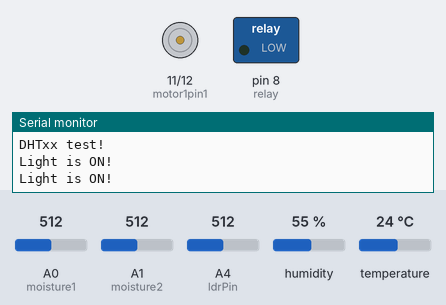
Bench run of a sketch on a simulated Arduino Uno, built with avr-gcc and run on an emulated ATmega328P. Shown: motor-driver pin pairs drawn as motors (green arrow = first pin HIGH = forward, orange = second pin HIGH = backward, longer = more drive, scaled by the enable pin), switched loads named in the sketch (green lamp = pin HIGH), the last lines printed to the serial monitor. The test bench sets the inputs (shaded band); at power-on: temperature 24 °C, A4 (ldrPin) = 512, A0 (moisture1) = 512, A1 (moisture2) = 512, humidity 55 %.

Above: at 3.8 s.
3.9 s: temperature set to 29 °C
10.2 s: temperature set to 32 °C
At 15.7 s:
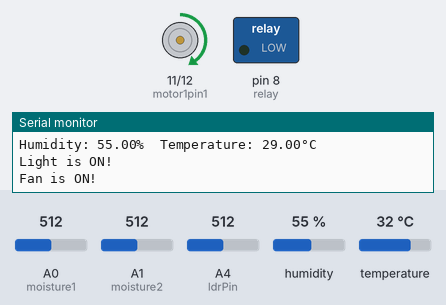
16.6 s: A4 (ldrPin) set to 462
20.5 s: A4 (ldrPin) set to 437
At 24.7 s:
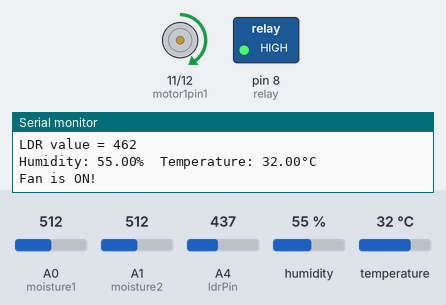
25.7 s: temperature set to 12 °C
At 28.6 s:
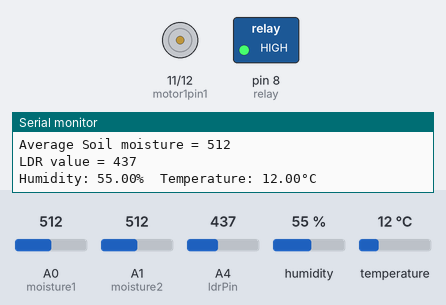
Timing chart, 0 to 30.1 s (numbered marks = the images above; inputs shaded):
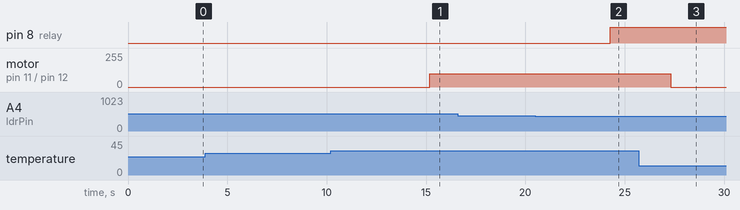

Measured:
- the behaviour switches between 30 and 31 °C on temperature (found by bisection; images 0 and 1)
- the behaviour switches between 451 and 450 on A4 (ldrPin) (found by bisection; images 1 and 2)
- after the input at 10.2 s, motor on pin 11 (motor1pin1) / pin 12 (motor1pin2): stopped → forward 100/255 after 5.0 s
- after the input at 20.5 s, pin 8 (relay): LOW → HIGH after 3.8 s
- after the input at 25.7 s, motor on pin 11 (motor1pin1) / pin 12 (motor1pin2): forward 100/255 → stopped after 1.6 s

The sketch:

smart_greenhouse.ino
```cpp
#include "DHT.h"
#define DHTPIN 2
#define DHTTYPE DHT11
const int relay = 8;
const int moisture1 = A0;
const int moisture2 = A1;
const int ldrPin = A4;    //"S" is data pin. Middle is Vcc. "-" is Gnd.
unsigned long startMillis;
unsigned long currentMillis;
const unsigned long period = 2000;
DHT dht(DHTPIN, DHTTYPE);
const int motor1pin1 = 11; //In1
const int motor1pin2 = 12; //In2
const int enable1 = 10;


void setup() {
  // put your setup code here, to run once:
  pinMode(relay, OUTPUT);
  pinMode(ldrPin, INPUT);
  pinMode(moisture1, INPUT);
  pinMode(moisture2, INPUT);
  pinMode(motor1pin1, OUTPUT);
  pinMode(motor1pin2, OUTPUT);
  pinMode(enable1, OUTPUT);
  digitalWrite(relay, LOW);
  Serial.begin(9600);
  Serial.println(F("DHTxx test!"));
  dht.begin();
  startMillis = millis();  //initial start time
}

void loop() {
  // put your main code here, to run repeatedly:
  currentMillis = millis(); //get the current "time" (actually the number of milliseconds since the program started)

  int ldr = analogRead(ldrPin);
  float h = dht.readHumidity();
  float t = dht.readTemperature();
  int m1 = analogRead(moisture1);
  int m2 = analogRead(moisture2);
  if(ldr>450){
    digitalWrite(relay, LOW);
    Serial.println("Light is ON!");
    delay(3000);
    }
  else{
    digitalWrite(relay, HIGH);
    //Serial.println("Light OFF");
  }

  if(t>30.4){
    analogWrite(enable1, 100);
    digitalWrite(motor1pin1, HIGH);
    digitalWrite(motor1pin2, LOW);
    Serial.println("Fan is ON!");
    delay(3000);
    }
  else{
    analogWrite(enable1,0);
    digitalWrite(motor1pin1, LOW);
    digitalWrite(motor1pin2, LOW);
    }

  if (currentMillis - startMillis >= period)  //test whether the period has elapsed
 { Serial.print("Average Soil moisture = ");
   Serial.print((m1+m2)/2);
   Serial.print("\n");
   Serial.print("LDR value = ");
   Serial.print(ldr);
   Serial.print("\n");
   Serial.print(F("Humidity: "));
   Serial.print(h);
   Serial.print(F("%  Temperature: "));
   Serial.print(t);
   Serial.println(F("°C "));
   startMillis = currentMillis;  //IMPORTANT to save the start time of the current LED state.
 }
}
```
